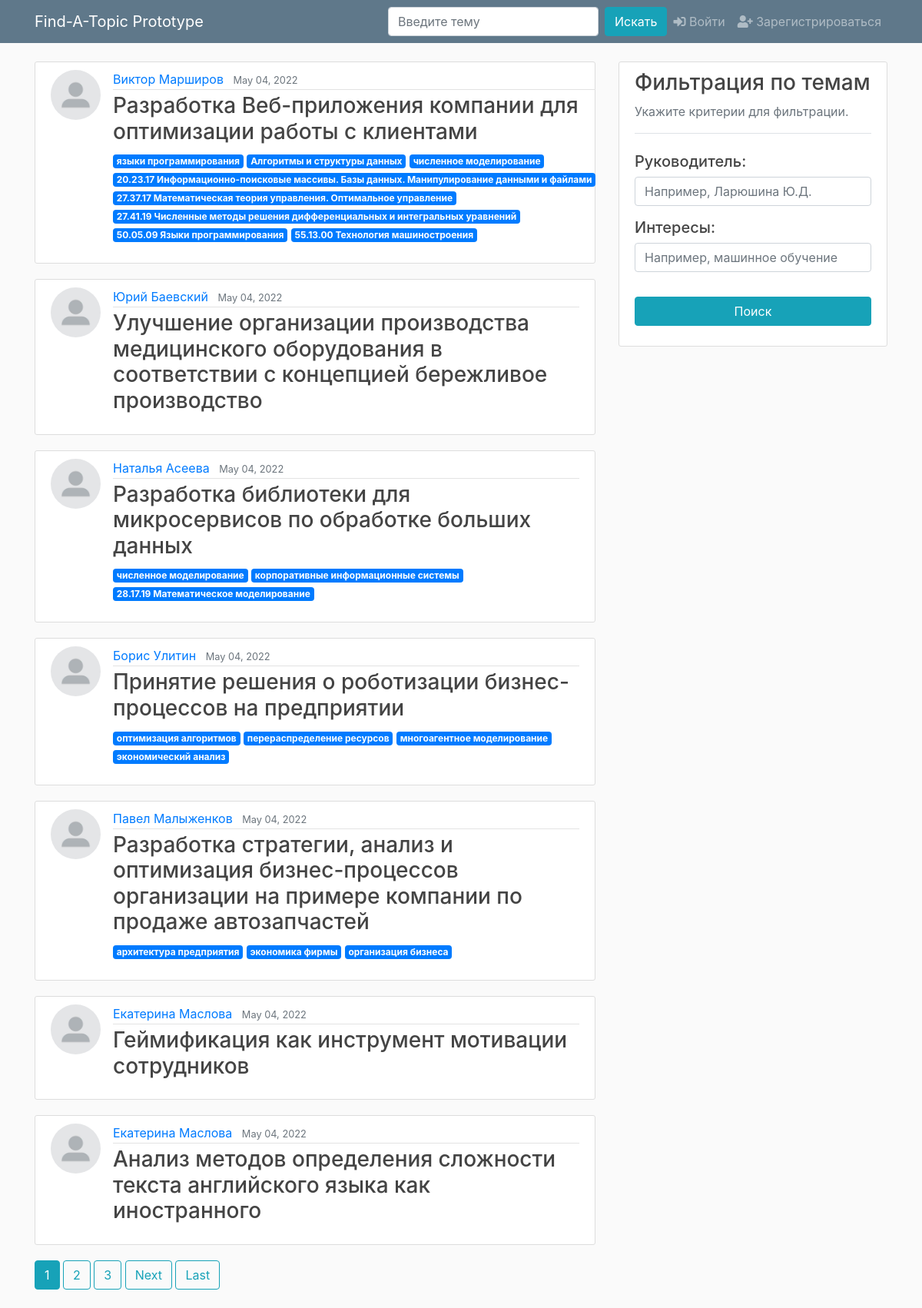
The page /topic/ on the database its author committed.
### test_app/models.py (models this page shows, shortened)
class Topic(models.Model):
    name_russian = models.CharField('Название на русском', max_length=300)
    name_english = models.CharField('Название на английском', max_length=300)
    description = models.TextField('Краткое описание темы')
    lecturer = models.ForeignKey(User, on_delete=models.CASCADE)
    date_created = models.DateTimeField(default=timezone.now)

### users/models.py (models this page shows, shortened)
class Profile(models.Model):
    user = models.OneToOneField(User, on_delete=models.CASCADE)
    image = models.ImageField(default='default.jpg',
                              upload_to='profile_pics')
    patronym = models.CharField(max_length=100, default='')
    is_lecturer = models.BooleanField(default=False)
    interests = models.TextField('Укажите свои интересы через запятую (например: машинное обучение, кибербезопасность)', default='')
    def interests_as_list(self):
        return self.interests.split(',')

### test_app/views.py (the view)
# urls.py: path('topic/', TopicListView.as_view(), name='topics'),
class TopicListView(ListView):
    model = Topic
    template_name = 'test_app/topics_with_base_filter.html'  # <app>/<model>_<viewtype>.html
    context_object_name = 'topics'
    ordering = ['-date_created']
    paginate_by = 7

### test_app/templates/test_app/topics_with_base_filter.html (shortened to what this page needs)
{% load static %}
<!DOCTYPE html>
<html>
<head>
    <link rel="stylesheet" href="https://maxcdn.bootstrapcdn.com/bootstrap/4.0.0/css/bootstrap.min.css">
    <link rel="stylesheet" href="https://use.fontawesome.com/releases/v5.8.2/css/all.css">
    <link rel="stylesheet" type="text/css" href="{% static 'test_app/main.css' %}">
</head>
<body>
    <header class="site-header">
      <nav class="navbar navbar-expand-lg navbar-dark bg-steel fixed-top">
        <div class="container">
          <a class="navbar-brand mr-4" href="{% url 'topics' %}">Find-A-Topic Prototype</a>
          <div class="collapse navbar-collapse" id="navbarToggle">
            <div class="navbar-nav">
                <form class="form-inline my-2 my-lg-0" method="POST" action="{% url 'search-venues' %}">
                    <input class="form-control mr-sm-2" type="search" placeholder="Введите тему" aria-label="Search" name="searched">
                    <button class="btn btn-info" type="submit">Искать</button>
                </form>
              {% if user.is_authenticated %}
                  <a class="nav-item nav-link" href="{% url 'notifications' %}"><i class="fas fa-bell"></i>{% if notif != 0 %}<span class="badge badge-info">{{ notif }}</span>{% endif %}</a>
                  <a class="nav-item nav-link" href="{% url 'profile' %}"><i class="fa fa-user"></i></a>
                  <a class="nav-item nav-link" href="{% url 'logout' %}"><i class="fas fa-sign-out-alt"></i></a>
              {% else %}
                  <a class="nav-item nav-link" href="{% url 'login' %}"><i class="fa fa-sign-in-alt" aria-hidden="true"></i> Войти</a>
                  <a class="nav-item nav-link" href="{% url 'register' %}"><i class="fa fa-user-plus" aria-hidden="true"></i> Зарегистрироваться</a>
              {% endif %}
            </div>
          </div>
        </div>
      </nav>
    </header>
    <main role="main" class="container">
      <div class="row">
        <div class="col-md-8">
          {% if topics %}
              {% for topic in topics %}
                  <article class="media content-section">
                      <img class="rounded-circle article-img" src="{{ topic.lecturer.profile.image.url }}">
                      <div class="media-body">
                          <div class="article-metadata">
                              <a class="mr-2" href="{% url 'user-topics' topic.lecturer.username %}">{{ topic.lecturer.first_name }} {{ topic.lecturer.last_name }}</a>
                              <small class="text-muted">{{ topic.date_created|date:"F d, Y" }}</small>
                          </div>
                          <h3><a class="article-title" href="{% url 'topic-detail' topic.id %}">{{ topic.name_russian }}</a></h3>
                          <p>
                              {% for interest in topic.lecturer.profile.interests_as_list %}
                                  <span class="badge badge-primary">{{ interest }}</span>
                              {% endfor %}
                          </p>
                      </div>
                  </article>
              {% endfor %}
              {% if is_paginated %}
                  {% for num in page_obj.paginator.page_range %}
                      {% if page_obj.number == num %}
                          <a class="btn btn-info mb-4" href="?page={{ num }}">{{ num }}</a>
                      {% elif num > page_obj.number|add:'-3' and num < page_obj.number|add:'3' %}
                          <a class="btn btn-outline-info mb-4" href="?page={{ num }}">{{ num }}</a>
                      {% endif %}
                  {% endfor %}
                  {% if page_obj.has_next %}
                      <a class="btn btn-outline-info mb-4" href="?page={{ page_obj.next_page_number }}">Next</a>
                      <a class="btn btn-outline-info mb-4" href="?page={{ page_obj.paginator.num_pages }}">Last</a>
                  {% endif %}
              {% endif %}
          {% else %}
              <h3>Здесь ещё нет тем!</h3>
              <p>Добавьте хотя-бы одну тему, и она появится здесь! <a href="{% url 'topic-create' %}">Добавить.</a></p>
          {% endif %}
        </div>
    <div class="col-md-4">
          <div class="content-section">
            <h3>Фильтрация по темам</h3>
            <p class='text-muted'>Укажите критерии для фильтрации.
                <div class="border-top pt-2"></div>
                <form class="form-group" method="POST" action="{% url 'search-venues' %}">
                         <ul class="list-group">
                            <h5>Руководитель:</h5>
                            <input class="form-control mr-sm-2" type="text" placeholder="Например, Ларюшина Ю.Д." aria-label="Search" name="searched_lecturers">
                            <h5>Интересы:</h5>
                            <input class="form-control mr-sm-2" type="text" placeholder="Например, машинное обучение" aria-label="Search" name="searched_interests">
                            <button class="btn btn-info" type="submit">Поиск</button>
                         </ul>
                    </form>
            </p>
          </div>
        </div>
    </main>
</body>
</html>

### test_app/static/test_app/main.css (style rules this page uses)
body { background: #fafafa; color: #333333; margin-top: 5rem; }
h1, h2, h3, h4, h5, h6 { color: #444444; }
ul { margin: 0; }
.bg-steel { background-color: #5f788a; }
a.navbar-brand.mr-4 { color: #ffffff; transition: all .6s ease; }
.content-section { background: #ffffff; padding: 10px 20px; border: 1px solid #dddddd; border-radius: 3px; margin-bottom: 20px; }
.article-title { color: #444444; }
.article-img { height: 65px; width: 65px; margin-right: 16px; }
.article-metadata { padding-bottom: 1px; margin-bottom: 4px; border-bottom: 1px solid #e3e3e3 }

### rows shown on the page
Topic: lecturer.profile.image (placeholder picture), lecturer.first_name "Виктор", lecturer.last_name "Марширов", date_created "May 04, 2022", name_russian "Разработка Веб-приложения компании для оптимизации работы с клиентами", interests_as_list "языки программирования" "Алгоритмы и структуры данных" "численное моделирование" "20.23.17 Информационно-поисковые массивы. Базы данных. Манипулирование данными и файлами" "27.37.17 Математическая теория управления. Оптимальное управление" "27.41.19 Численные методы решения дифференциальных и интегральных уравнений" "50.05.09 Языки программирования" "55.13.00 Технология машиностроения"
Topic: lecturer.profile.image (placeholder picture), lecturer.first_name "Юрий", lecturer.last_name "Баевский", date_created "May 04, 2022", name_russian "Улучшение организации производства медицинского оборудования в соответствии с концепцией бережливое производство"
Topic: lecturer.profile.image (placeholder picture), lecturer.first_name "Наталья", lecturer.last_name "Асеева", date_created "May 04, 2022", name_russian "Разработка библиотеки для микросервисов по обработке больших данных", interests_as_list "численное моделирование" "корпоративные информационные системы" "28.17.19 Математическое моделирование"
Topic: lecturer.profile.image (placeholder picture), lecturer.first_name "Борис", lecturer.last_name "Улитин", date_created "May 04, 2022", name_russian "Принятие решения о роботизации бизнес-процессов на предприятии", interests_as_list "оптимизация алгоритмов" "перераспределение ресурсов" "многоагентное моделирование" "экономический анализ"
Topic: lecturer.profile.image (placeholder picture), lecturer.first_name "Павел", lecturer.last_name "Малыженков", date_created "May 04, 2022", name_russian "Разработка стратегии, анализ и оптимизация бизнес-процессов организации на примере компании по продаже автозапчастей", interests_as_list "архитектура предприятия" "экономика фирмы" "организация бизнеса"
Topic: lecturer.profile.image (placeholder picture), lecturer.first_name "Екатерина", lecturer.last_name "Маслова", date_created "May 04, 2022", name_russian "Геймификация как инструмент мотивации сотрудников"
Topic: lecturer.profile.image (placeholder picture), lecturer.first_name "Екатерина", lecturer.last_name "Маслова", date_created "May 04, 2022", name_russian "Анализ методов определения сложности текста английского языка как иностранного"

### other values the page prints
{{ num }} "1"
{{ num }} "2" "3"
